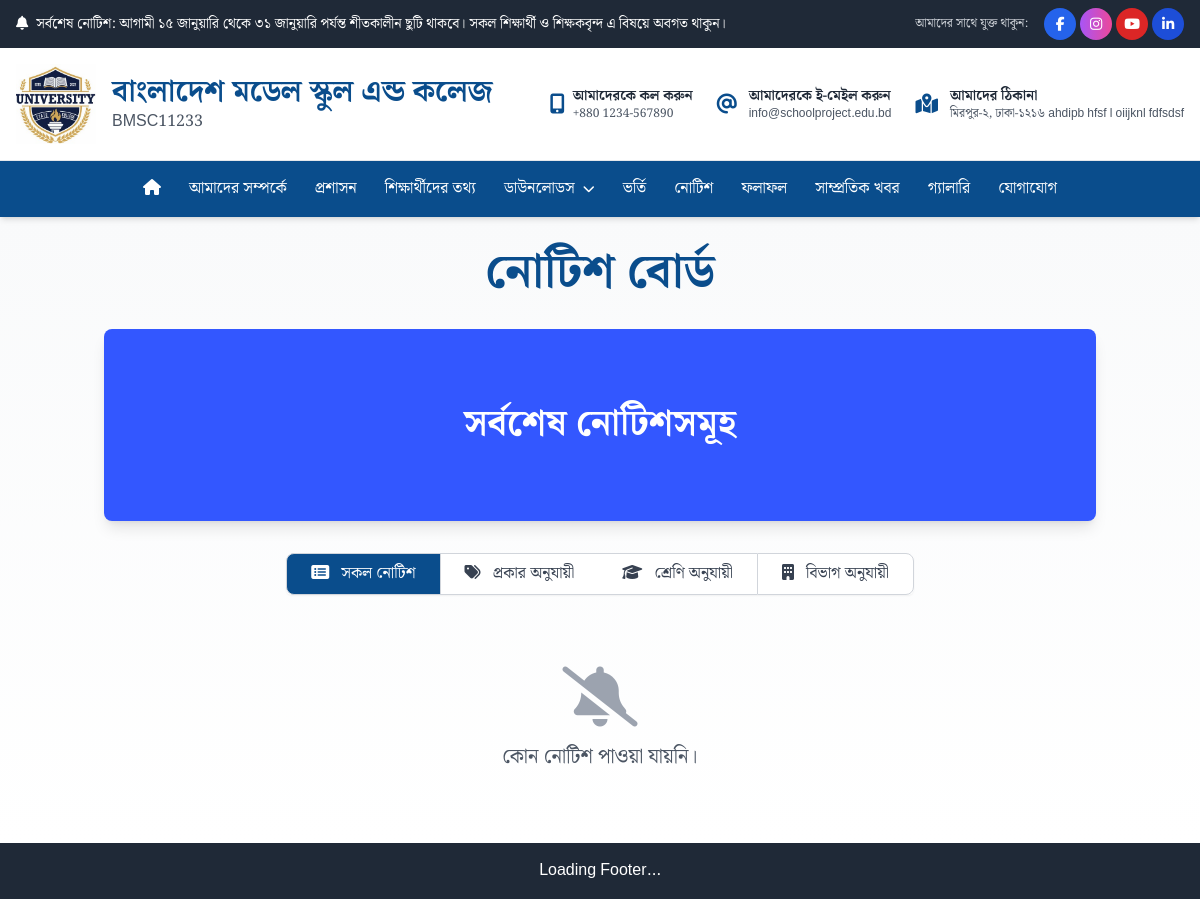
The page /notices/ on the database its author committed.
### notice/models.py (models this page shows, shortened)
class TimeStampModel(models.Model):
    created_at = models.DateTimeField(auto_now_add=True)
    updated_at = models.DateTimeField(auto_now=True)
    class Meta:
        abstract = True

class Notice(TimeStampModel):
    title = models.CharField(max_length=255)
    short_description = models.TextField(help_text="A short description (max 2 lines) for the notice card.")
    file = models.FileField(
        upload_to='notices/',
        validators=[FileExtensionValidator(['pdf', 'doc', 'docx', 'jpg', 'jpeg', 'png'])]
    )
    notice_type = models.ForeignKey(NoticeType, on_delete=models.CASCADE)
    class_name = models.ForeignKey(Class, on_delete=models.SET_NULL, null=True, blank=True)
    department = models.ForeignKey(Department, on_delete=models.SET_NULL, null=True, blank=True)
    is_active = models.BooleanField(default=True)
    class Meta:
        verbose_name_plural = "Notices"
        ordering = ['-created_at']

### web/models.py (models this page shows, shortened)
class TimeStampModel(models.Model):
    created_at = models.DateTimeField(auto_now_add=True)
    updated_at = models.DateTimeField(auto_now=True)
    class Meta:
        abstract = True

class SchoolInfo(TimeStampModel):
    name = models.CharField(max_length=255, verbose_name="School Name")
    address = models.TextField()
    email = models.EmailField()
    phone = models.CharField(max_length=20)
    logo = models.ImageField(upload_to='school/', help_text="Upload the main logo for the navbar.")
    favicon = models.ImageField(upload_to='school/', blank=True, null=True, help_text="Upload a .ico or .png file for the browser tab icon.")
    established_year = models.CharField(max_length=4)
    description = models.TextField()
    history = models.TextField()
    vision = models.TextField()
    mission = models.TextField()
    reg_no = models.CharField(max_length=100, blank=True, null=True, verbose_name="Registration Number")
    facebook_url = models.URLField(max_length=255, blank=True, null=True, verbose_name="Facebook URL")
    instagram_url = models.URLField(max_length=255, blank=True, null=True, verbose_name="Instagram URL")
    youtube_url = models.URLField(max_length=255, blank=True, null=True, verbose_name="YouTube URL")
    linkedin_url = models.URLField(max_length=255, blank=True, null=True, verbose_name="LinkedIn URL")
    class Meta:
        verbose_name_plural = 'School Information'

### notice/views.py (the view)
# urls.py: path('notices/', notice_list, name='notice_list'),
def notice_list(request):
    classes = Class.objects.all().order_by('numeric_value')
    departments = Department.objects.all()
    notice_types = NoticeType.objects.all()
    context = {
        'classes': classes,
        'departments': departments,
        'notice_types': notice_types,
    }
    return render(request, 'notice/notice_list.html', context)

### web/context_processors.py (called while the page is built)
def school_info_processor(request):
    school_info = SchoolInfo.objects.first()
    latest_notice = Notice.objects.filter(is_active=True).first()
    return {
        'school_info': school_info,
        'latest_notice': latest_notice
    }

### template/notice/notice_list.html (shortened to what this page needs)
{% extends 'website/base.html' %}
{% load static %}
{% block content %}
<div class="bg-gradient-to-b from-gray-50 to-white py-8">
    <div class="container mx-auto px-4">
        <h1 class="text-4xl md:text-5xl font-bold text-center text-[var(--color-primary)] mb-8">
            নোটিশ বোর্ড
        </h1>
        <div x-data="{
            activeTab: 'all',
            activeNoticeType: null,
            activeClass: null,
            activeDept: null,
            notices: [],
            bannerBgColor: '',
            colors: ['#FF5733', '#33FF57', '#3357FF', '#FF33FF', '#33FFFF', '#FFFF33', '#FF3357', '#57FF33', '#5733FF', '#33FFFF'],
            generateRandomColor() {
                this.bannerBgColor = this.colors[Math.floor(Math.random() * this.colors.length)];
            },
            async filterNotices() {
                let url = '{% url "filter_notices" %}?';
                if (this.activeTab === 'type' && this.activeNoticeType) {
                    url += 'type_slug=' + this.activeNoticeType;
                } else if (this.activeTab === 'class' && this.activeClass) {
                    url += 'class_id=' + this.activeClass;
                } else if (this.activeTab === 'dept' && this.activeDept) {
                    url += 'dept_slug=' + this.activeDept;
                }
                const response = await fetch(url);
                const data = await response.json();
                this.notices = data.notices;
            },
            init() {
                this.generateRandomColor();
                this.filterNotices();
            }
        }" x-init="init()">
            <div class="w-full h-48 rounded-lg flex items-center justify-center mb-8 shadow-lg"
                 :style="`background-color: ${bannerBgColor};`">
                <h2 class="text-white text-3xl md:text-4xl font-bold text-center">
                    সর্বশেষ নোটিশসমূহ
                </h2>
            </div>
            <div class="flex justify-center mb-8 flex-wrap gap-2">
                <div class="inline-flex rounded-md shadow-sm">
                    <button @click="activeTab = 'all'; activeNoticeType = null; activeClass = null; activeDept = null; filterNotices();"
                            :class="activeTab === 'all' ? 'bg-[var(--color-primary)] text-white' : 'bg-white text-gray-700 hover:bg-gray-100'"
                            class="px-6 py-2 rounded-l-lg border border-gray-300 font-medium">
                        <i class="fas fa-list-alt mr-2"></i> সকল নোটিশ
                    </button>
                    <button @click="activeTab = 'type'; activeClass = null; activeDept = null; filterNotices();"
                            :class="activeTab === 'type' ? 'bg-[var(--color-primary)] text-white' : 'bg-white text-gray-700 hover:bg-gray-100'"
                            class="px-6 py-2 border-t border-b border-gray-300 font-medium">
                        <i class="fas fa-tags mr-2"></i> প্রকার অনুযায়ী
                    </button>
                    <button @click="activeTab = 'class'; activeNoticeType = null; activeDept = null; filterNotices();"
                            :class="activeTab === 'class' ? 'bg-[var(--color-primary)] text-white' : 'bg-white text-gray-700 hover:bg-gray-100'"
                            class="px-6 py-2 border-t border-b border-gray-300 font-medium">
                        <i class="fas fa-graduation-cap mr-2"></i> শ্রেণি অনুযায়ী
                    </button>
                    <button @click="activeTab = 'dept'; activeNoticeType = null; activeClass = null; filterNotices();"
                            :class="activeTab === 'dept' ? 'bg-[var(--color-primary)] text-white' : 'bg-white text-gray-700 hover:bg-gray-100'"
                            class="px-6 py-2 rounded-r-lg border border-gray-300 font-medium">
                        <i class="fas fa-building mr-2"></i> বিভাগ অনুযায়ী
                    </button>
                </div>
            </div>
            <div class="grid grid-cols-1 md:grid-cols-2 lg:grid-cols-3 gap-6" id="notice-list-container">
                <template x-if="notices.length === 0">
                    <div class="col-span-full text-center py-10">
                        <i class="fas fa-bell-slash text-6xl text-gray-400 mb-4"></i>
                        <p class="text-xl text-gray-600">কোন নোটিশ পাওয়া যায়নি।</p>
                    </div>
                </template>
            </div>
        </div>
    </div>
</div>
{% endblock %}

### template/website/include/navbar.html (shortened to what this page needs)
{% load static %}
<div class="bg-gray-800 text-white text-sm py-2 w-full">
  <div class="container mx-auto max-w-7xl px-4 flex justify-between items-center">
    <div class="flex-1">
      {% if latest_notices %}
      <marquee class="text-white text-sm font-medium" behavior="scroll" direction="left" scrollamount="4">
        <i class="fas fa-bell mr-2"></i>
        {% for notice in latest_notices %}
          <span class="inline-flex items-center">
            <span class="bg-red-500 text-white text-xs px-2 py-1 rounded-full mr-2">নোটিশ</span>
            {{ notice.short_description }}
          </span>
          {% if not forloop.last %}
            <span class="mx-4 text-yellow-300">
              <i class="fas fa-star"></i>
              <i class="fas fa-star"></i>
              <i class="fas fa-star"></i>
            </span>
          {% endif %}
        {% endfor %}
      </marquee>
      {% elif latest_notice %}
      <marquee class="text-white text-sm font-medium" behavior="scroll" direction="left" scrollamount="4">
        <i class="fas fa-bell mr-2"></i>সর্বশেষ নোটিশ: {{ latest_notice.short_description }}
      </marquee>
      {% elif school_info %}
      <span class="text-gray-200">{{ school_info.name }}</span>
      {% else %}
      <span class="text-gray-200">আমাদের ওয়েব সাইটে আপনাকে স্বাগতম</span>
      {% endif %}
    </div>
    {% if school_info %}
    <div class="flex items-center space-x-1 pl-5">
      <span class="text-gray-300 text-xs mr-3 hidden sm:inline">আমাদের সাথে যুক্ত থাকুন:</span>
      {% if school_info.facebook_url %}
      <a href="{{ school_info.facebook_url }}" target="_blank" rel="noopener noreferrer"
         class="w-8 h-8 bg-blue-600 hover:bg-blue-700 rounded-full flex items-center justify-center transition-all duration-300 transform hover:scale-110"
         title="Facebook">
        <i class="fab fa-facebook-f text-sm"></i>
      </a>
      {% endif %}
      {% if school_info.instagram_url %}
      <a href="{{ school_info.instagram_url }}" target="_blank" rel="noopener noreferrer"
         class="w-8 h-8 bg-gradient-to-r from-purple-500 to-pink-500 hover:from-purple-600 hover:to-pink-600 rounded-full flex items-center justify-center transition-all duration-300 transform hover:scale-110"
         title="Instagram">
        <i class="fab fa-instagram text-sm"></i>
      </a>
      {% endif %}
      {% if school_info.youtube_url %}
      <a href="{{ school_info.youtube_url }}" target="_blank" rel="noopener noreferrer"
         class="w-8 h-8 bg-red-600 hover:bg-red-700 rounded-full flex items-center justify-center transition-all duration-300 transform hover:scale-110"
         title="YouTube">
        <i class="fab fa-youtube text-sm"></i>
      </a>
      {% endif %}
      {% if school_info.linkedin_url %}
      <a href="{{ school_info.linkedin_url }}" target="_blank" rel="noopener noreferrer"
         class="w-8 h-8 bg-blue-700 hover:bg-blue-800 rounded-full flex items-center justify-center transition-all duration-300 transform hover:scale-110"
         title="LinkedIn">
        <i class="fab fa-linkedin-in text-sm"></i>
      </a>
      {% endif %}
    </div>
    {% endif %}
  </div>
</div>
<div class="bg-white py-4 border-b w-full">
  <div class="container mx-auto max-w-7xl px-4 flex items-center justify-between">
    <div class="flex items-center">
      <a href="{% url 'home' %}" class="flex items-center">
        <img src="{{ school_info.logo.url }}" alt="Logo" class="w-20 h-20 mr-4" />
        <div class="flex flex-col">
          <span class="font-bold text-3xl text-[var(--color-primary)]">{{ school_info.name }}</span>
          {% if school_info.reg_no %}
          <span class="text-base text-gray-600 font-medium">{{ school_info.reg_no }}</span>
          {% endif %}
        </div>
      </a>
    </div>
    <div class="hidden md:flex items-center space-x-6">
      {% if school_info %}
      <div class="flex items-center space-x-2">
        <i class="fas fa-mobile-alt text-xl text-[var(--color-primary)]"></i>
        <div>
          <p class="text-sm font-semibold text-gray-800">আমাদেরকে কল করুন</p>
          <p class="text-xs text-gray-600">{{ school_info.phone }}</p>
        </div>
      </div>
      <div class="flex items-center space-x-3">
        <i class="fas fa-at text-xl text-[var(--color-primary)]"></i>
        <div>
          <p class="text-sm font-semibold text-gray-800">আমাদেরকে ই-মেইল করুন</p>
          <p class="text-xs text-gray-600">{{ school_info.email }}</p>
        </div>
      </div>
      <div class="flex items-center space-x-3">
        <i class="fas fa-map-marked-alt text-xl text-[var(--color-primary)]"></i>
        <div>
          <p class="text-sm font-semibold text-gray-800">আমাদের ঠিকানা</p>
          <p class="text-xs text-gray-600">{{ school_info.address }}</p>
        </div>
      </div>
      {% endif %}
    </div>
  </div>
</div>
<nav class="bg-[var(--color-primary)] text-white w-full" x-data="{ sidebarOpen: false }" @open-sidebar.window="sidebarOpen = true" @keydown.window.escape="sidebarOpen = false">
  <div class="container mx-auto max-w-7xl px-4 flex items-center justify-center">
    <ul class="hidden md:flex flex-row space-x-1 items-center">
        <li><a href="{% url 'home' %}" class="block py-4 px-3 rounded hover:bg-[var(--color-secondary)] transition-all ease-in-out duration-300" title="Home"><i class="fas fa-home"></i></a></li>
        <li><a href="{% url 'about' %}" class="block py-4 px-3 rounded hover:bg-[var(--color-secondary)] transition-all ease-in-out duration-300">আমাদের সম্পর্কে</a></li>
        <li><a href="{% url 'administration' %}" class="block py-4 px-3 rounded hover:bg-[var(--color-secondary)] transition-all ease-in-out duration-300">প্রশাসন</a></li>
        <li><a href="{% url 'students' %}" class="block py-4 px-3 rounded hover:bg-[var(--color-secondary)] transition-all ease-in-out duration-300">শিক্ষার্থীদের তথ্য</a></li>
        <li class="relative group">
            <a href="#" class="block py-4 px-3 rounded hover:bg-[var(--color-secondary)] transition-all ease-in-out duration-300 flex items-center gap-1">ডাউনলোডস<i class="fas fa-chevron-down text-xs ml-1"></i></a>
        </li>
        <li><a href="{% url 'admission_list' %}" class="block py-4 px-3 rounded hover:bg-[var(--color-secondary)] transition-all ease-in-out duration-300">ভর্তি</a></li>
        <li><a href="{% url 'notice_list' %}" class="block py-4 px-3 rounded hover:bg-[var(--color-secondary)] transition-all ease-in-out duration-300">নোটিশ</a></li>
        <li><a href="{% url 'result_list' %}" class="block py-4 px-3 rounded hover:bg-[var(--color-secondary)] transition-all ease-in-out duration-300">ফলাফল</a></li>
        <li><a href="#" class="block py-4 px-3 rounded hover:bg-[var(--color-secondary)] transition-all ease-in-out duration-300">সাম্প্রতিক খবর</a></li>
        <li><a href="{% url 'gallery_list' %}" class="block py-4 px-3 rounded hover:bg-[var(--color-secondary)] transition-all ease-in-out duration-300">গ্যালারি</a></li>
        <li><a href="{% url 'contact' %}" class="block py-4 px-3 rounded hover:bg-[var(--color-secondary)] transition-all ease-in-out duration-300">যোগাযোগ</a></li>
    </ul>
  </div>
</nav>

### static/style.css (style rules this page uses)
:root { --color-bg: #f5f7fa; --color-primary: #0a4d8c; --color-secondary: #f9b233; --color-accent: #e63946; --color-text: #22223b; }
html, body { font-family: 'Noto Serif Bengali', Arial, serif; background: var(--color-bg); color: var(--color-text); margin: 0; padding: 0; }
.container { width: 90%; margin-left: auto; margin-right: auto; }
@media (min-width: 640px) { .container { width: 80%; } }
@media (min-width: 1024px) { .container { max-width: 1280px; width: 100%; } }

### rows shown on the page
Notice: short_description "আগামী ১৫ জানুয়ারি থেকে ৩১ জানুয়ারি পর্যন্ত শীতকালীন ছুটি থাকবে। সকল শিক্ষার্থী ও শিক্ষকবৃন্দ এ বিষয়ে অবগত থাকুন।"
SchoolInfo: logo (picture), name "বাংলাদেশ মডেল স্কুল এন্ড কলেজ", reg_no "BMSC11233", phone "+880 1234-567890", email "info@schoolproject.edu.bd", address "মিরপুর-২, ঢাকা-১২১৬ ahdipb hfsf l oiijknl fdfsdsf"
